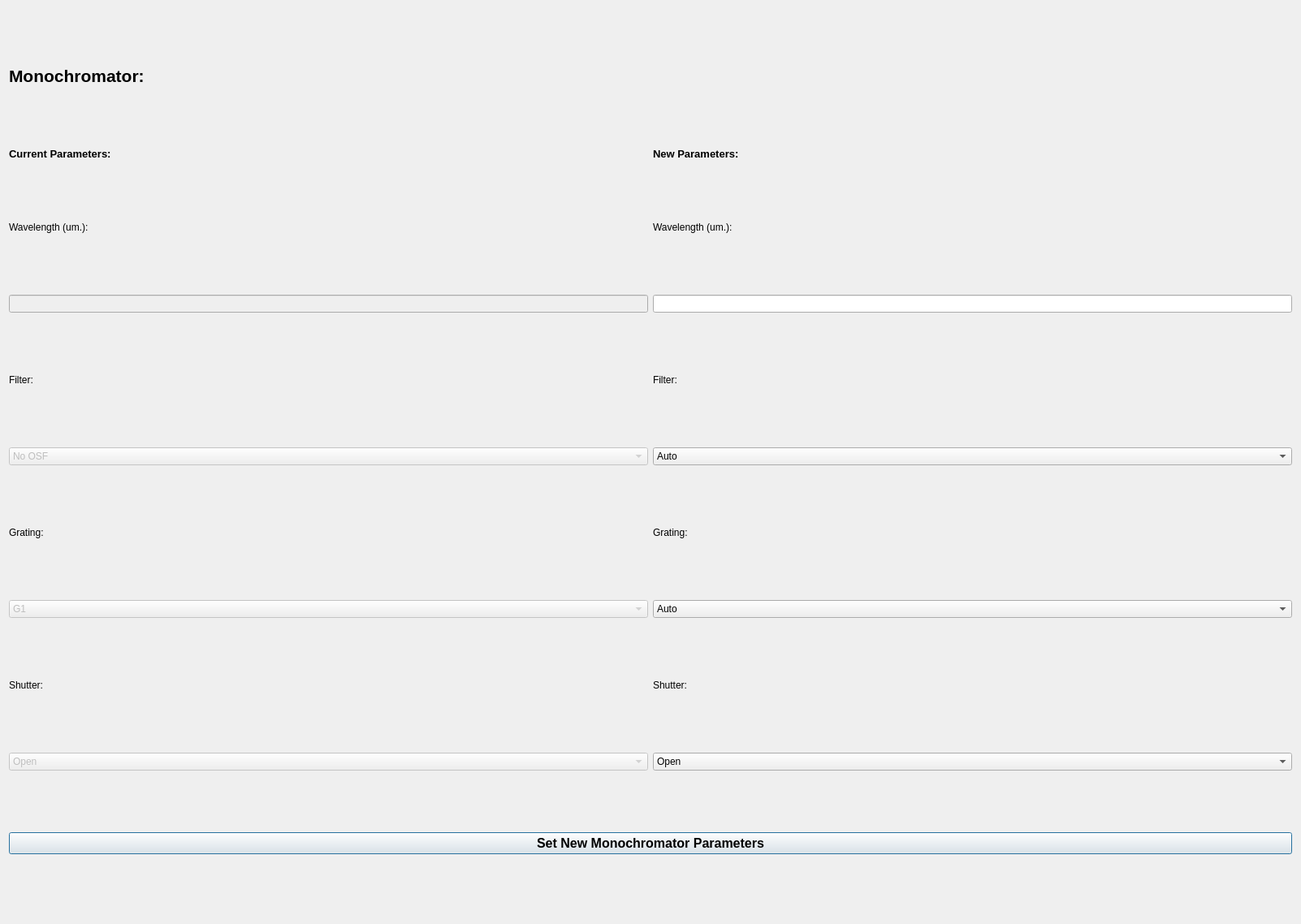
<?xml version="1.0" encoding="UTF-8"?>
<ui version="4.0">
 <class>Form</class>
 <widget class="QDialog" name="Form">
  <property name="geometry">
   <rect>
    <x>0</x>
    <y>0</y>
    <width>1602</width>
    <height>1138</height>
   </rect>
  </property>
  <property name="windowTitle">
   <string>Monochromator</string>
  </property>
  <layout class="QGridLayout" name="gridLayout">
   <item row="0" column="0">
    <widget class="QLabel" name="label">
     <property name="sizePolicy">
      <sizepolicy hsizetype="Preferred" vsizetype="Maximum">
       <horstretch>0</horstretch>
       <verstretch>0</verstretch>
      </sizepolicy>
     </property>
     <property name="font">
      <font>
       <pointsize>16</pointsize>
       <weight>75</weight>
       <bold>true</bold>
      </font>
     </property>
     <property name="text">
      <string>Monochromator:</string>
     </property>
    </widget>
   </item>
   <item row="1" column="0">
    <widget class="QLabel" name="label_4">
     <property name="sizePolicy">
      <sizepolicy hsizetype="Preferred" vsizetype="Maximum">
       <horstretch>0</horstretch>
       <verstretch>0</verstretch>
      </sizepolicy>
     </property>
     <property name="font">
      <font>
       <pointsize>10</pointsize>
       <weight>75</weight>
       <bold>true</bold>
      </font>
     </property>
     <property name="text">
      <string>Current Parameters:</string>
     </property>
    </widget>
   </item>
   <item row="1" column="1">
    <widget class="QLabel" name="label_3">
     <property name="sizePolicy">
      <sizepolicy hsizetype="Preferred" vsizetype="Maximum">
       <horstretch>0</horstretch>
       <verstretch>0</verstretch>
      </sizepolicy>
     </property>
     <property name="font">
      <font>
       <pointsize>10</pointsize>
       <weight>75</weight>
       <bold>true</bold>
      </font>
     </property>
     <property name="text">
      <string>New Parameters:</string>
     </property>
    </widget>
   </item>
   <item row="2" column="0">
    <widget class="QLabel" name="label_10">
     <property name="sizePolicy">
      <sizepolicy hsizetype="Preferred" vsizetype="Maximum">
       <horstretch>0</horstretch>
       <verstretch>0</verstretch>
      </sizepolicy>
     </property>
     <property name="text">
      <string>Wavelength (um.):</string>
     </property>
    </widget>
   </item>
   <item row="2" column="1">
    <widget class="QLabel" name="label_11">
     <property name="sizePolicy">
      <sizepolicy hsizetype="Preferred" vsizetype="Maximum">
       <horstretch>0</horstretch>
       <verstretch>0</verstretch>
      </sizepolicy>
     </property>
     <property name="text">
      <string>Wavelength (um.):</string>
     </property>
    </widget>
   </item>
   <item row="3" column="0">
    <widget class="QLineEdit" name="lineedit_base_CurrentCs260State_passive_Wavelength">
     <property name="enabled">
      <bool>false</bool>
     </property>
     <property name="sizePolicy">
      <sizepolicy hsizetype="Minimum" vsizetype="Maximum">
       <horstretch>0</horstretch>
       <verstretch>0</verstretch>
      </sizepolicy>
     </property>
     <property name="readOnly">
      <bool>false</bool>
     </property>
    </widget>
   </item>
   <item row="3" column="1">
    <widget class="QLineEdit" name="lineedit_base_NewCs260State_passive_NewWavelength">
     <property name="sizePolicy">
      <sizepolicy hsizetype="Minimum" vsizetype="Maximum">
       <horstretch>0</horstretch>
       <verstretch>0</verstretch>
      </sizepolicy>
     </property>
    </widget>
   </item>
   <item row="4" column="0">
    <widget class="QLabel" name="label_2">
     <property name="sizePolicy">
      <sizepolicy hsizetype="Preferred" vsizetype="Maximum">
       <horstretch>0</horstretch>
       <verstretch>0</verstretch>
      </sizepolicy>
     </property>
     <property name="text">
      <string>Filter:</string>
     </property>
    </widget>
   </item>
   <item row="4" column="1">
    <widget class="QLabel" name="label_7">
     <property name="sizePolicy">
      <sizepolicy hsizetype="Preferred" vsizetype="Maximum">
       <horstretch>0</horstretch>
       <verstretch>0</verstretch>
      </sizepolicy>
     </property>
     <property name="text">
      <string>Filter:</string>
     </property>
    </widget>
   </item>
   <item row="5" column="0">
    <widget class="QComboBox" name="combobox_base_CurrentCs260State_passive_OrderSortFilter">
     <property name="enabled">
      <bool>false</bool>
     </property>
     <item>
      <property name="text">
       <string>No OSF</string>
      </property>
     </item>
     <item>
      <property name="text">
       <string>OSF1</string>
      </property>
     </item>
     <item>
      <property name="text">
       <string>OSF2</string>
      </property>
     </item>
     <item>
      <property name="text">
       <string>OSF3</string>
      </property>
     </item>
    </widget>
   </item>
   <item row="5" column="1">
    <widget class="QComboBox" name="combobox_base_NewCs260State_passive_NewOrderSortFilter">
     <property name="currentIndex">
      <number>1</number>
     </property>
     <item>
      <property name="text">
       <string>No OSF</string>
      </property>
     </item>
     <item>
      <property name="text">
       <string>Auto</string>
      </property>
     </item>
     <item>
      <property name="text">
       <string>OSF1</string>
      </property>
     </item>
     <item>
      <property name="text">
       <string>OSF2</string>
      </property>
     </item>
     <item>
      <property name="text">
       <string>OSF3</string>
      </property>
     </item>
    </widget>
   </item>
   <item row="6" column="0">
    <widget class="QLabel" name="label_5">
     <property name="sizePolicy">
      <sizepolicy hsizetype="Preferred" vsizetype="Maximum">
       <horstretch>0</horstretch>
       <verstretch>0</verstretch>
      </sizepolicy>
     </property>
     <property name="text">
      <string>Grating:</string>
     </property>
    </widget>
   </item>
   <item row="6" column="1">
    <widget class="QLabel" name="label_6">
     <property name="sizePolicy">
      <sizepolicy hsizetype="Preferred" vsizetype="Maximum">
       <horstretch>0</horstretch>
       <verstretch>0</verstretch>
      </sizepolicy>
     </property>
     <property name="text">
      <string>Grating:</string>
     </property>
    </widget>
   </item>
   <item row="7" column="0">
    <widget class="QComboBox" name="combobox_base_CurrentCs260State_passive_Grating">
     <property name="enabled">
      <bool>false</bool>
     </property>
     <property name="sizePolicy">
      <sizepolicy hsizetype="Minimum" vsizetype="Fixed">
       <horstretch>0</horstretch>
       <verstretch>0</verstretch>
      </sizepolicy>
     </property>
     <item>
      <property name="text">
       <string>G1</string>
      </property>
     </item>
     <item>
      <property name="text">
       <string>G2</string>
      </property>
     </item>
     <item>
      <property name="text">
       <string>G3</string>
      </property>
     </item>
    </widget>
   </item>
   <item row="7" column="1">
    <widget class="QComboBox" name="combobox_base_NewCs260State_passive_NewGrating">
     <property name="sizePolicy">
      <sizepolicy hsizetype="Minimum" vsizetype="Fixed">
       <horstretch>0</horstretch>
       <verstretch>0</verstretch>
      </sizepolicy>
     </property>
     <item>
      <property name="text">
       <string>Auto</string>
      </property>
     </item>
     <item>
      <property name="text">
       <string>G1</string>
      </property>
     </item>
     <item>
      <property name="text">
       <string>G2</string>
      </property>
     </item>
     <item>
      <property name="text">
       <string>G3</string>
      </property>
     </item>
    </widget>
   </item>
   <item row="8" column="0">
    <widget class="QLabel" name="label_8">
     <property name="sizePolicy">
      <sizepolicy hsizetype="Preferred" vsizetype="Maximum">
       <horstretch>0</horstretch>
       <verstretch>0</verstretch>
      </sizepolicy>
     </property>
     <property name="text">
      <string>Shutter:</string>
     </property>
    </widget>
   </item>
   <item row="8" column="1">
    <widget class="QLabel" name="label_9">
     <property name="sizePolicy">
      <sizepolicy hsizetype="Preferred" vsizetype="Maximum">
       <horstretch>0</horstretch>
       <verstretch>0</verstretch>
      </sizepolicy>
     </property>
     <property name="text">
      <string>Shutter:</string>
     </property>
    </widget>
   </item>
   <item row="9" column="0">
    <widget class="QComboBox" name="combobox_base_CurrentCs260State_passive_Shutter">
     <property name="enabled">
      <bool>false</bool>
     </property>
     <property name="sizePolicy">
      <sizepolicy hsizetype="Minimum" vsizetype="Maximum">
       <horstretch>0</horstretch>
       <verstretch>0</verstretch>
      </sizepolicy>
     </property>
     <item>
      <property name="text">
       <string>Open</string>
      </property>
     </item>
     <item>
      <property name="text">
       <string>Close</string>
      </property>
     </item>
    </widget>
   </item>
   <item row="9" column="1">
    <widget class="QComboBox" name="combobox_base_NewCs260State_passive_NewShutter">
     <property name="sizePolicy">
      <sizepolicy hsizetype="Minimum" vsizetype="Maximum">
       <horstretch>0</horstretch>
       <verstretch>0</verstretch>
      </sizepolicy>
     </property>
     <item>
      <property name="text">
       <string>Open</string>
      </property>
     </item>
     <item>
      <property name="text">
       <string>Close</string>
      </property>
     </item>
    </widget>
   </item>
   <item row="10" column="0" colspan="2">
    <widget class="QPushButton" name="button_base_NewCs260State_getter_NewMonoButton">
     <property name="sizePolicy">
      <sizepolicy hsizetype="Minimum" vsizetype="Fixed">
       <horstretch>0</horstretch>
       <verstretch>0</verstretch>
      </sizepolicy>
     </property>
     <property name="font">
      <font>
       <pointsize>12</pointsize>
       <weight>75</weight>
       <bold>true</bold>
      </font>
     </property>
     <property name="text">
      <string>Set New Monochromator Parameters</string>
     </property>
    </widget>
   </item>
  </layout>
 </widget>
 <resources/>
 <connections/>
</ui>
